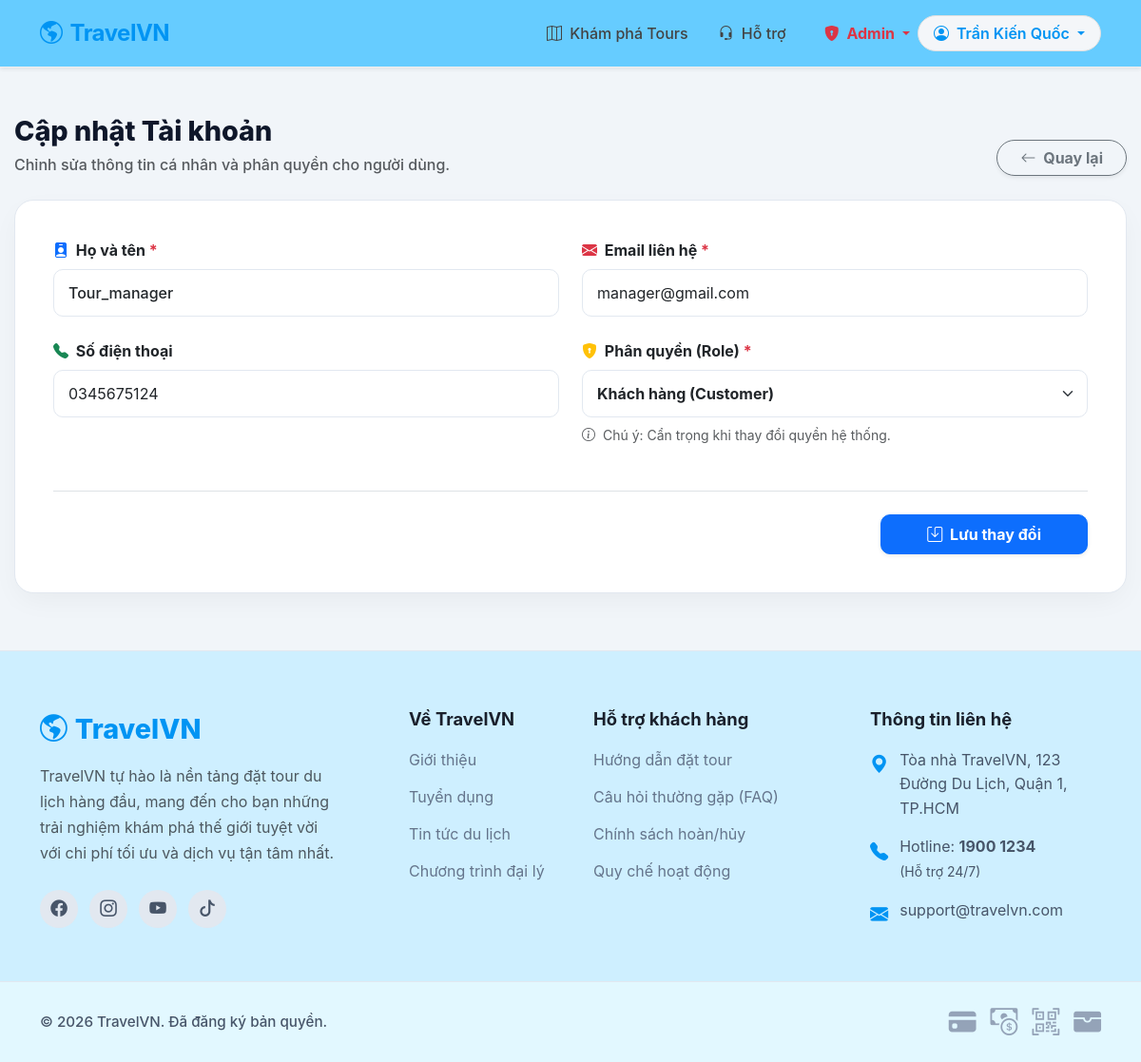
Screenshot of /admin.php?action=edit&id=10 (signed in) with the database file from the repository.
### tables this page shows
CREATE TABLE `users` (
  `user_id` int(11) NOT NULL,
  `full_name` varchar(100) NOT NULL,
  `email` varchar(100) NOT NULL,
  `phone` varchar(20) DEFAULT NULL,
  `password` varchar(255) NOT NULL,
  `role` enum('customer','tour_manager','guide','admin') NOT NULL,
  `status` enum('active','inactive') DEFAULT 'active',
  `created_at` timestamp NOT NULL DEFAULT current_timestamp()
);

### controllers/AdminController.php (called while the page is built, shortened)
<?php
require_once "../models/User.php";
class AdminController {
    private $user;
    public function __construct(){
        $db = (new Database())->connect();
        $this->user = new User($db);
    }
    public function edit(){
        $id = $_GET['id'];
        $user = $this->user->getUserById($id);
        include "../views/admin/edit_user.php";
    }
}
?>

### models/User.php (called while the page is built, shortened)
<?php
class User
{
    private $conn;
    public function __construct($db)
    {
        $this->conn = $db;
    }
    public function getUserById($id)
    {
        $stmt = $this->conn->prepare("SELECT * FROM users WHERE user_id=?");
        $stmt->execute([$id]);
        return $stmt->fetch(PDO::FETCH_ASSOC);
    }
}
?>

### views/admin/edit_user.php (the view, shortened to what this page needs)
<?php include '../views/layouts/header.php'; ?>
<div class="admin-container">
    <div class="admin-header">
        <div>
            <h1 class="admin-title">Cập nhật Tài khoản</h1>
            <p class="text-muted mb-0 fw-medium">Chỉnh sửa thông tin cá nhân và phân quyền cho người dùng.</p>
        </div>
        <div>
            <a href="javascript:history.back()" class="btn btn-outline-secondary rounded-pill fw-bold shadow-sm px-4">
                <i class="bi bi-arrow-left me-1"></i> Quay lại
            </a>
        </div>
    </div>
    <div class="admin-card">
        <form method="POST">
            <div class="row g-4 mb-4">
                <div class="col-md-6">
                    <label class="form-label fw-bold"><i class="bi bi-person-badge-fill text-primary me-1"></i> Họ và tên <span class="text-danger">*</span></label>
                    <input type="text" class="form-control fw-medium" name="full_name" value="<?= htmlspecialchars($user['full_name'] ?? '') ?>" placeholder="Ví dụ: Nguyễn Văn A" required>
                </div>
                <div class="col-md-6">
                    <label class="form-label fw-bold"><i class="bi bi-envelope-fill text-danger me-1"></i> Email liên hệ <span class="text-danger">*</span></label>
                    <input type="email" class="form-control" name="email" value="<?= htmlspecialchars($user['email'] ?? '') ?>" placeholder="Ví dụ: email@domain.com" required>
                </div>
            </div>
            <div class="row g-4 mb-5">
                <div class="col-md-6">
                    <label class="form-label fw-bold"><i class="bi bi-telephone-fill text-success me-1"></i> Số điện thoại</label>
                    <input type="text" class="form-control" name="phone" value="<?= htmlspecialchars($user['phone'] ?? '') ?>" placeholder="Ví dụ: 0901234567">
                </div>
                <div class="col-md-6">
                    <label class="form-label fw-bold"><i class="bi bi-shield-lock-fill text-warning me-1"></i> Phân quyền (Role) <span class="text-danger">*</span></label>
                    <select class="form-select fw-bold text-dark" name="role" required>
                        <option value="customer" <?= (isset($user['role']) && $user['role'] == 'customer') ? 'selected' : '' ?>>Khách hàng (Customer)</option>
                    </select>
                    <div class="form-text text-muted mt-2"><i class="bi bi-info-circle me-1"></i> Chú ý: Cẩn trọng khi thay đổi quyền hệ thống.</div>
                </div>
            </div>
            <div class="d-flex justify-content-end border-top pt-4 mt-2">
                <button type="submit" class="btn btn-primary px-5 py-2 fw-bold shadow-sm" style="border-radius: 10px;">
                    <i class="bi bi-save me-1"></i> Lưu thay đổi
                </button>
            </div>
        </form>
    </div>
</div>
<?php include '../views/layouts/footer.php'; ?>

### views/admin/edit_user.php (style rules this page uses)
:root { --admin-primary: #0194f3; --admin-primary-light: #eef7ff; --admin-success: #10b981; --admin-warning: #f59e0b; --admin-danger: #ef4444; --admin-bg: #f1f5f9; --admin-surface: #ffffff; --admin-border: #e2e8f0; --admin-text-main: #0f172a; --admin-text-muted: #475569; }
body { background-color: var(--admin-bg); font-family: 'Inter', 'Segoe UI', sans-serif; }
.admin-container { max-width: 1300px; margin: 50px auto; padding: 0 15px; }
.admin-header { display: flex; justify-content: space-between; align-items: flex-end; margin-bottom: 25px; }
.admin-title { font-size: 1.8rem; font-weight: 800; color: var(--admin-text-main); margin-bottom: 5px; }
.admin-card { background: var(--admin-surface); border-radius: 20px; padding: 40px; border: 1px solid var(--admin-border); box-shadow: 0 10px 30px -5px rgba(0, 0, 0, 0.05); }
.form-control, .form-select { border-radius: 10px; padding: 12px 15px; border: 1px solid var(--admin-border); }

### rows the page displays
users: full_name "Tour_manager", email "manager@gmail.com", phone "0345675124", role "Khách hàng (Customer)"

### other values shown
$_SESSION['user']['full_name'] "Trần Kiến Quốc"
